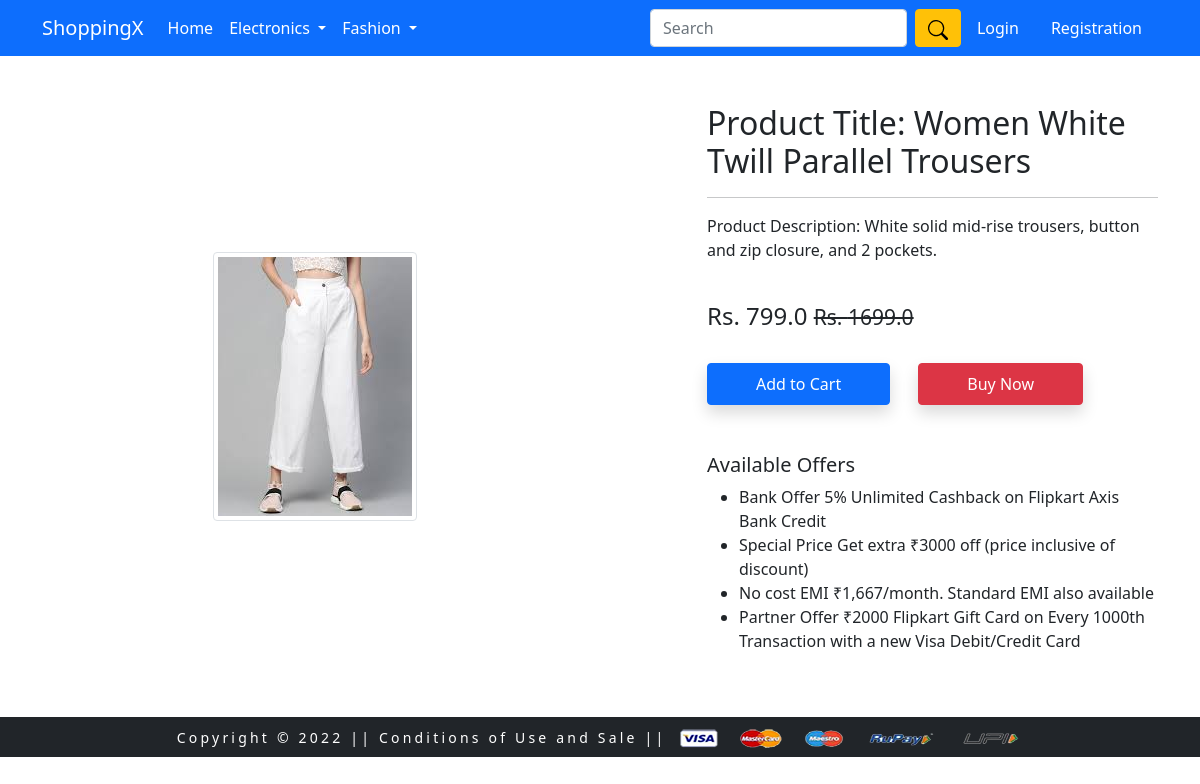
Screenshot of /product-detail/1 with the database file from the repository.
### myapp/models.py (models this page shows, shortened)
class Product(models.Model):
    title = models.CharField(max_length=100)
    selling_price = models.FloatField()
    discounted_price = models.FloatField()
    description = models.TextField()
    brand = models.CharField(max_length=100)
    category = models.CharField(choices=CATEGORY_CHOICES, max_length=2)
    product_image = models.ImageField(upload_to='productimg')

### myapp/views.py (the view)
# urls.py: path('product-detail/<int:pk>', views.ProductDetailView.as_view(), name='product-detail'),
class ProductDetailView(View):
    def get(self, request, pk):
        totalitem = 0
        if request.user.is_authenticated:
            totalitem = len(Cart.objects.filter(user=request.user))
        product = Product.objects.get(pk=pk)
        item_already_in_cart=False
        if request.user.is_authenticated:
            item_already_in_cart = Cart.objects.filter(Q(product=product.id) & Q(user=request.user)).exists()
        return render(request, 'myapp/productdetail.html', {'product': product,
            'item_already_in_cart':item_already_in_cart, 'totalitem': totalitem})

### myapp/templates/myapp/productdetail.html (shortened to what this page needs)
{% extends 'myapp/base.html' %}
{% load static %}
{% block main-content %}
<div class="container my-5">
 <div class="row">
  <div class="col-sm-6 text-center align-self-center">
   <img src="{{product.product_image.url}}" alt="" class="img-fluid img-thumbnail">
  </div>
  <div class="col-sm-5 offset-sm-1">
   <h2>Product Title: {{product.title}}</h2>
   <hr>
   <p>Product Description: {{product.description}}</p> <br>
   <h4>Rs. {{product.discounted_price}} <small class="fw-light text-decoration-line-through">Rs. {{product.selling_price}}</small></h4> <br>
   {% if not request.user.is_authenticated %}
   <form action="/add-to-cart" class="d-inline">
    <button type="submit" class="btn btn-primary shadow px-5 py-2">Add to Cart</button>
   </form>
   {% endif %}
   <a href="{% url 'checkout' %}" class="btn btn-danger shadow px-5 py-2 ms-4">Buy Now</a>
   <h5 class="mt-5">Available Offers</h5>
   <ul>
    <li>Bank Offer 5% Unlimited Cashback on Flipkart Axis Bank Credit</li>
    <li>Special Price Get extra ₹3000 off (price inclusive of discount)</li>
    <li>No cost EMI ₹1,667/month. Standard EMI also available</li>
    <li>Partner Offer ₹2000 Flipkart Gift Card on Every 1000th Transaction with a new Visa Debit/Credit Card</li>
   </ul>
  </div>
 </div>
</div>
{% endblock main-content %}

### rows the page displays
Product: product_image (picture), title "Women White Twill Parallel Trousers", description "White solid mid-rise trousers, button and zip closure, and 2 pockets.", discounted_price "799.0", selling_price "1699.0"
